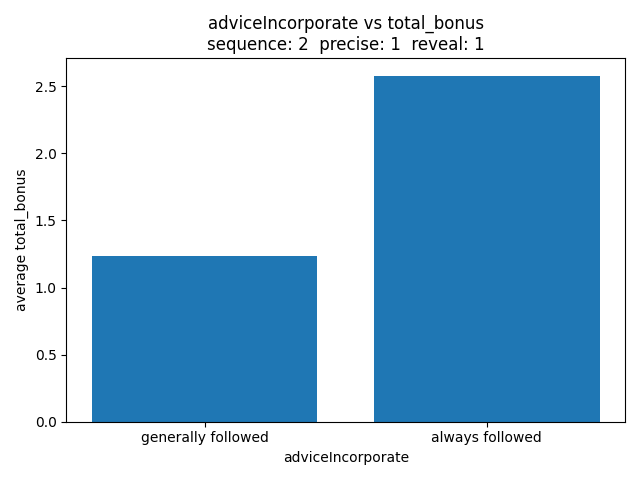

Generate this figure with Python:
import pandas as pd
import matplotlib.pyplot as plt
import seaborn as sns

data = pd.read_csv("qualitative.csv")
seq = 2
prec = 1
rev = 1
data = data[(data['con.sequence'] == seq) & (data['con.precise'] == prec) & (data['con.reveal'] == rev)]

f1 = data[data["adviceIncorporate"] == "Did not follow the advice at all or only rarely"]
f2 = data[data["adviceIncorporate"] == "Generally followed the advice but deviated sometimes when I thought I had a better strategy"]
f3 = data[data["adviceIncorporate"] == "Always followed the AI advice closely"]


inco_average_dict = {
    "rarely followed": f1["total_bonus"].mean(),
    "generally followed": f2["total_bonus"].mean(), 
    "always followed": f3["total_bonus"].mean()
}

incokeys = list(inco_average_dict.keys())
incovalues = list(inco_average_dict.values())

plt.bar(incokeys, incovalues)
plt.title("adviceIncorporate vs total_bonus" + "\n" + f"sequence: {seq}  precise: {prec}  reveal: {rev}")
plt.xlabel("adviceIncorporate")
plt.ylabel("average total_bonus")
plt.tight_layout()

plt.show()
